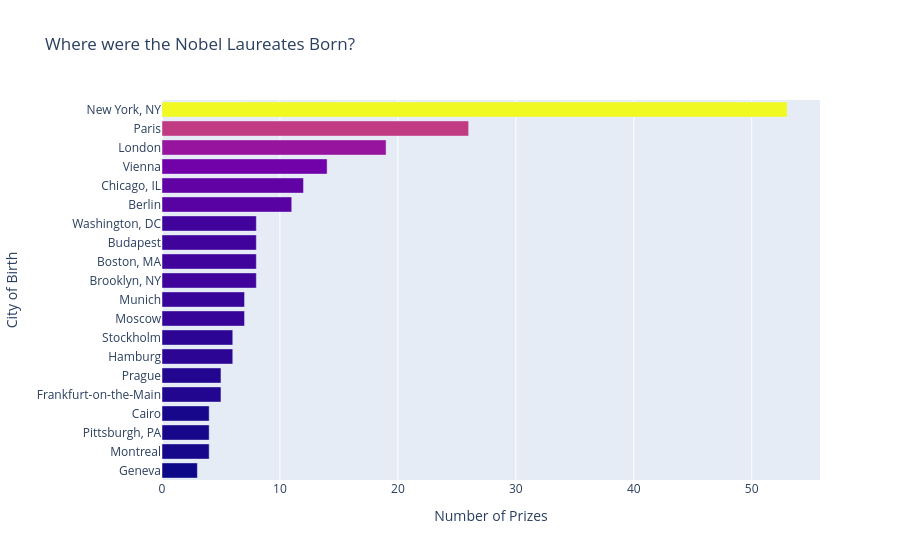

Notebook code for this chart:
### Markdown cell above
# Where are Nobel Laureates Born? Chart the Laureate Birth Cities 

**Challenge**: 
* Create a plotly bar chart graphing the top 20 birth cities of Nobel laureates. 
* Use a named colour scale called `Plasma` for the chart.
* What percentage of the United States prizes came from Nobel laureates born in New York? 
* How many Nobel laureates were born in London, Paris and Vienna? 
* Out of the top 5 cities, how many are in the United States?

### Code cell
top20_cities = df_data.birth_city.value_counts()[:20]
top20_cities.sort_values(ascending=True, inplace=True)
city_bar = px.bar(x=top20_cities.values,
                  y=top20_cities.index,
                  orientation='h',
                  color=top20_cities.values,
                  color_continuous_scale=px.colors.sequential.Plasma,
                  title='Where were the Nobel Laureates Born?')

city_bar.update_layout(xaxis_title='Number of Prizes', 
                       yaxis_title='City of Birth',
                       coloraxis_showscale=False)
city_bar.show()

### Figure 1 — Plotly figure (JSON) as saved in the notebook; plotly's stock layout.template omitted (floating-point values rounded to 4 significant figures)
{"data": [{"hovertemplate": "x=%{x}<br>y=%{y}<br>color=%{marker.color}<extra></extra>", "legendgroup": "", "marker": {"color": [3, 4, 4, 4, 5, 5, 6, 6, 7, 7, 8, 8, 8, 8, 11, 12, 14, 19, 26, 53], "coloraxis": "coloraxis", "pattern": {"shape": ""}}, "name": "", "orientation": "h", "showlegend": false, "textposition": "auto", "type": "bar", "x": [3, 4, 4, 4, 5, 5, 6, 6, 7, 7, 8, 8, 8, 8, 11, 12, 14, 19, 26, 53], "xaxis": "x", "y": ["Geneva", "Montreal", "Pittsburgh, PA", "Cairo", "Frankfurt-on-the-Main", "Prague", "Hamburg", "Stockholm", "Moscow", "Munich", "Brooklyn, NY", "Boston, MA", "Budapest", "Washington, DC", "Berlin", "Chicago, IL", "Vienna", "London", "Paris", "New York, NY"], "yaxis": "y"}], "layout": {"barmode": "relative", "coloraxis": {"colorbar": {"title": {"text": "color"}}, "colorscale": [[0, "#0d0887"], [0.1111, "#46039f"], [0.2222, "#7201a8"], [0.3333, "#9c179e"], [0.4444, "#bd3786"], [0.5556, "#d8576b"], [0.6667, "#ed7953"], [0.7778, "#fb9f3a"], [0.8889, "#fdca26"], [1, "#f0f921"]], "showscale": false}, "legend": {"tracegroupgap": 0}, "title": {"text": "Where were the Nobel Laureates Born?"}, "xaxis": {"anchor": "y", "domain": [0, 1], "title": {"text": "Number of Prizes"}}, "yaxis": {"anchor": "x", "domain": [0, 1], "title": {"text": "City of Birth"}}}}
